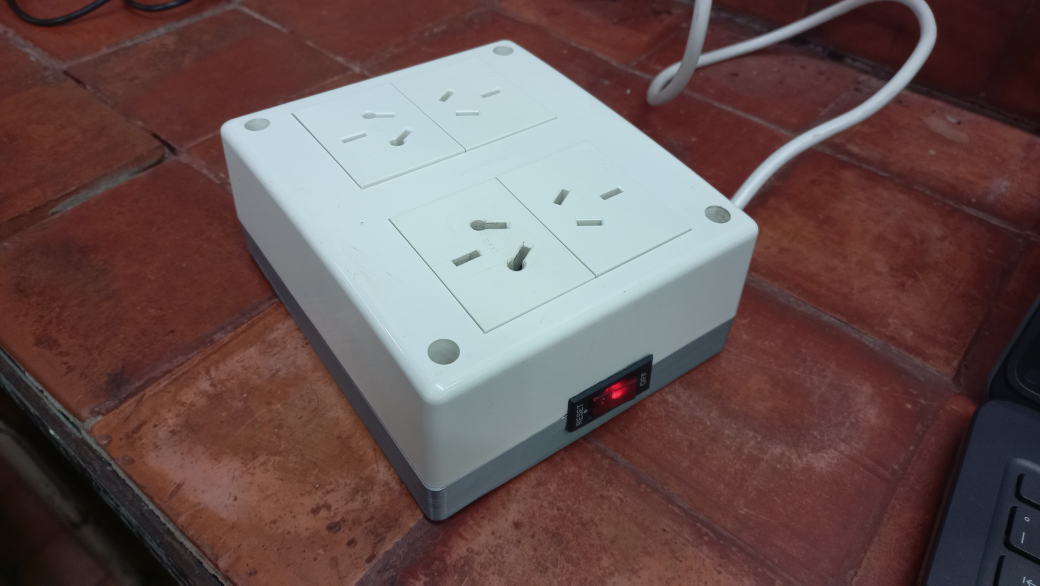
#> input picture assets/zer_3.jpg, 4160 x 2342 px, found by its file name (shown at 1/4 size)
$ python colorsparce-opencv.py
#> lines starting #> are read from the running program, lines starting #| are printed output that depends on the picture
import cv2
import os

img = cv2.imread(os.path.join('.', 'assets', 'zer_3.jpg'))
#> img is the input picture: shape (2342, 4160, 3); mean B, G, R 82.6, 83.6, 104.9
resized_img = cv2.resize(img, (1040, 586))
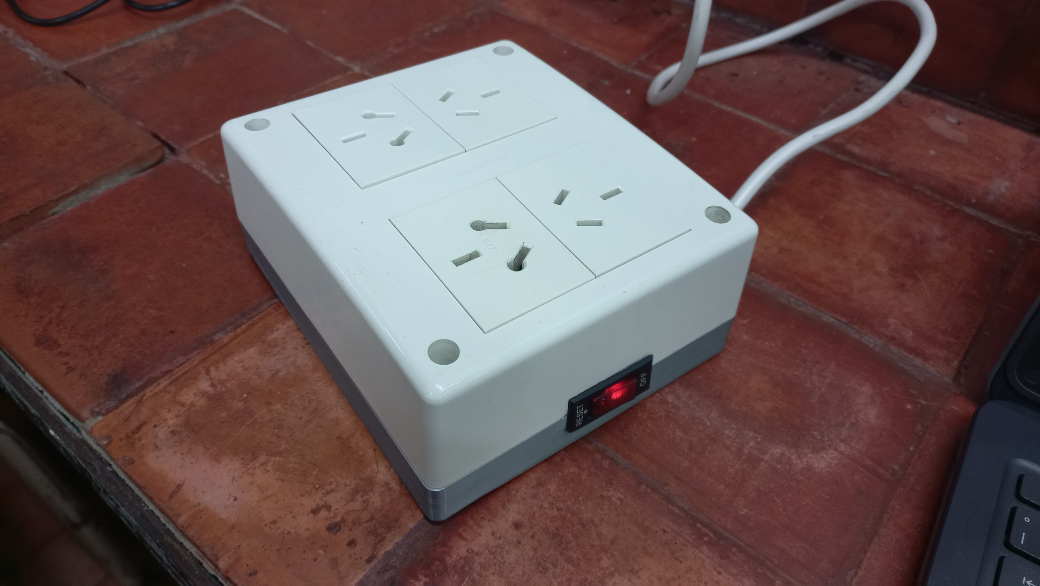
#> resized_img: shape (586, 1040, 3); mean B, G, R 82.5, 83.5, 104.8

img_gray = cv2.cvtColor(resized_img, cv2.COLOR_BGR2GRAY)
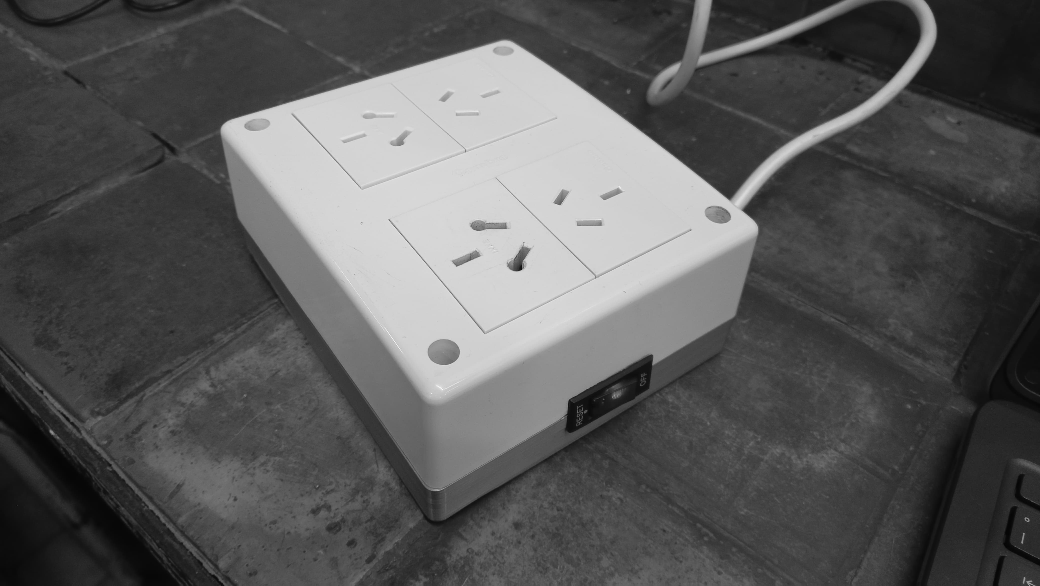
#> img_gray: shape (586, 1040); min 5, max 249, mean 89.8
print(img_gray.shape)
#| (586, 1040)

cv2.imshow('imagen bgr', resized_img)
cv2.imshow('imagen gray', img_gray)
cv2.waitKey(0)

$ run again, with assets/futbol_pibes.png saved as assets/zer_3.jpg
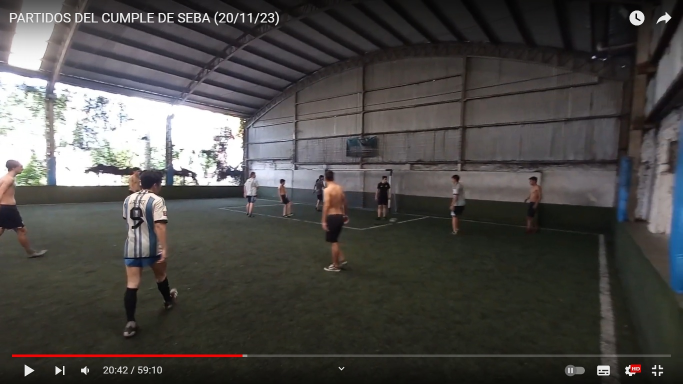
#> input picture assets/futbol_pibes.png, 1366 x 768 px, found by its file name (shown at 1/2 size)
#> img is the input picture: shape (768, 1366, 3); mean B, G, R 71.1, 73.4, 75.6
#> `resized_img = cv2.resize(img, (1040, 586))`:
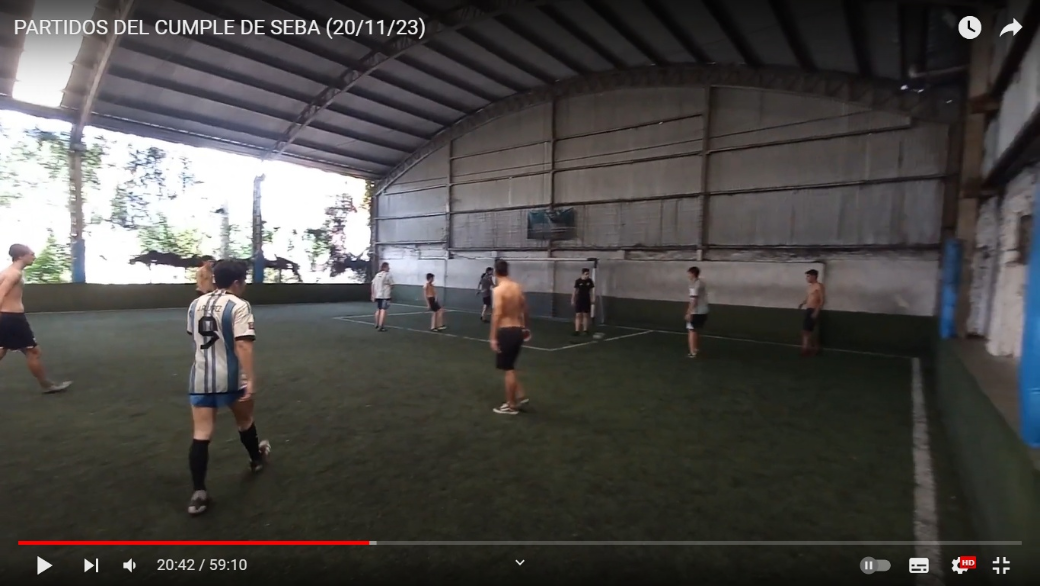
#> resized_img: shape (586, 1040, 3); mean B, G, R 71, 73.3, 75.4
#> `img_gray = cv2.cvtColor(resized_img, cv2.COLOR_BGR2GRAY)`:
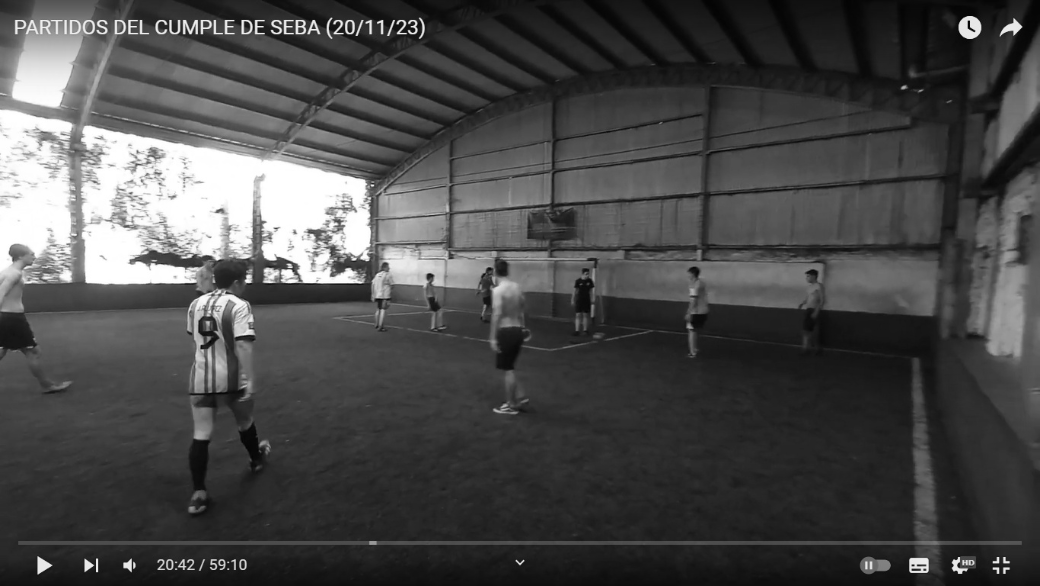
#> img_gray: shape (586, 1040); min 1, max 255, mean 73.7
#| (586, 1040)
